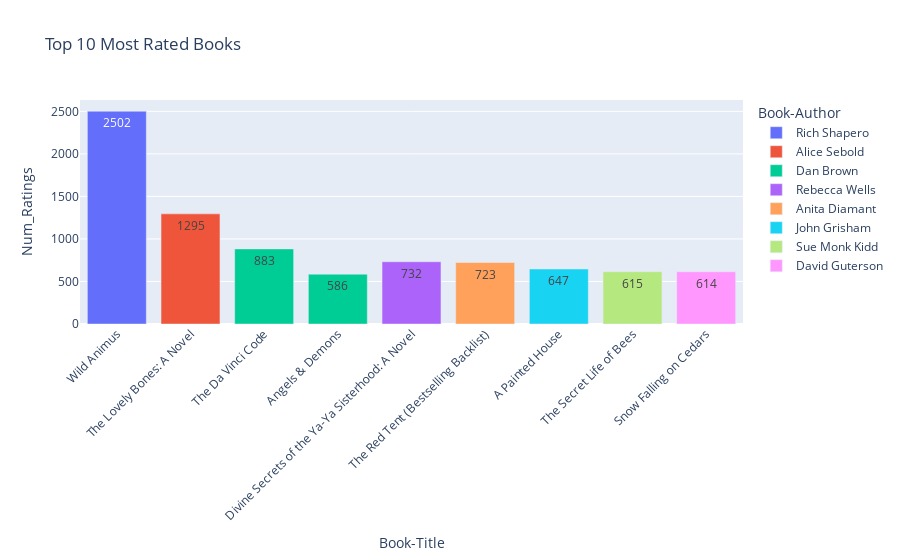

Notebook code for this chart:
### Code cell
import plotly.express as px

fig = px.bar(
    top_books,
    x="Book-Title",
    y="Num_Ratings",
    color="Book-Author",
    title="Top 10 Most Rated Books",
    text="Num_Ratings"
)

fig.update_layout(xaxis_tickangle=-45)
fig.show()

### Figure 1 — Plotly figure (JSON) as saved in the notebook; plotly's stock layout.template omitted (floating-point values rounded to 4 significant figures)
{"data": [{"alignmentgroup": "True", "hovertemplate": "Book-Author=Rich Shapero<br>Book-Title=%{x}<br>Num_Ratings=%{text}<extra></extra>", "legendgroup": "Rich Shapero", "marker": {"color": "#636efa", "pattern": {"shape": ""}}, "name": "Rich Shapero", "offsetgroup": "Rich Shapero", "orientation": "v", "showlegend": true, "text": [2502], "textposition": "auto", "type": "bar", "x": ["Wild Animus"], "xaxis": "x", "y": [2502], "yaxis": "y"}, {"alignmentgroup": "True", "hovertemplate": "Book-Author=Alice Sebold<br>Book-Title=%{x}<br>Num_Ratings=%{text}<extra></extra>", "legendgroup": "Alice Sebold", "marker": {"color": "#EF553B", "pattern": {"shape": ""}}, "name": "Alice Sebold", "offsetgroup": "Alice Sebold", "orientation": "v", "showlegend": true, "text": [1295], "textposition": "auto", "type": "bar", "x": ["The Lovely Bones: A Novel"], "xaxis": "x", "y": [1295], "yaxis": "y"}, {"alignmentgroup": "True", "hovertemplate": "Book-Author=Dan Brown<br>Book-Title=%{x}<br>Num_Ratings=%{text}<extra></extra>", "legendgroup": "Dan Brown", "marker": {"color": "#00cc96", "pattern": {"shape": ""}}, "name": "Dan Brown", "offsetgroup": "Dan Brown", "orientation": "v", "showlegend": true, "text": [883, 586], "textposition": "auto", "type": "bar", "x": ["The Da Vinci Code", "Angels &amp; Demons"], "xaxis": "x", "y": [883, 586], "yaxis": "y"}, {"alignmentgroup": "True", "hovertemplate": "Book-Author=Rebecca Wells<br>Book-Title=%{x}<br>Num_Ratings=%{text}<extra></extra>", "legendgroup": "Rebecca Wells", "marker": {"color": "#ab63fa", "pattern": {"shape": ""}}, "name": "Rebecca Wells", "offsetgroup": "Rebecca Wells", "orientation": "v", "showlegend": true, "text": [732], "textposition": "auto", "type": "bar", "x": ["Divine Secrets of the Ya-Ya Sisterhood: A Novel"], "xaxis": "x", "y": [732], "yaxis": "y"}, {"alignmentgroup": "True", "hovertemplate": "Book-Author=Anita Diamant<br>Book-Title=%{x}<br>Num_Ratings=%{text}<extra></extra>", "legendgroup": "Anita Diamant", "marker": {"color": "#FFA15A", "pattern": {"shape": ""}}, "name": "Anita Diamant", "offsetgroup": "Anita Diamant", "orientation": "v", "showlegend": true, "text": [723], "textposition": "auto", "type": "bar", "x": ["The Red Tent (Bestselling Backlist)"], "xaxis": "x", "y": [723], "yaxis": "y"}, {"alignmentgroup": "True", "hovertemplate": "Book-Author=John Grisham<br>Book-Title=%{x}<br>Num_Ratings=%{text}<extra></extra>", "legendgroup": "John Grisham", "marker": {"color": "#19d3f3", "pattern": {"shape": ""}}, "name": "John Grisham", "offsetgroup": "John Grisham", "orientation": "v", "showlegend": true, "text": [647], "textposition": "auto", "type": "bar", "x": ["A Painted House"], "xaxis": "x", "y": [647], "yaxis": "y"}, {"alignmentgroup": "True", "hovertemplate": "Book-Author=Sue Monk Kidd<br>Book-Title=%{x}<br>Num_Ratings=%{text}<extra></extra>", "legendgroup": "Sue Monk Kidd", "marker": {"color": "#B6E880", "pattern": {"shape": ""}}, "name": "Sue Monk Kidd", "offsetgroup": "Sue Monk Kidd", "orientation": "v", "showlegend": true, "text": [615], "textposition": "auto", "type": "bar", "x": ["The Secret Life of Bees"], "xaxis": "x", "y": [615], "yaxis": "y"}, {"alignmentgroup": "True", "hovertemplate": "Book-Author=David Guterson<br>Book-Title=%{x}<br>Num_Ratings=%{text}<extra></extra>", "legendgroup": "David Guterson", "marker": {"color": "#FF97FF", "pattern": {"shape": ""}}, "name": "David Guterson", "offsetgroup": "David Guterson", "orientation": "v", "showlegend": true, "text": [614], "textposition": "auto", "type": "bar", "x": ["Snow Falling on Cedars"], "xaxis": "x", "y": [614], "yaxis": "y"}], "layout": {"barmode": "relative", "legend": {"title": {"text": "Book-Author"}, "tracegroupgap": 0}, "title": {"text": "Top 10 Most Rated Books"}, "xaxis": {"anchor": "y", "domain": [0, 1], "tickangle": -45, "title": {"text": "Book-Title"}}, "yaxis": {"anchor": "x", "domain": [0, 1], "title": {"text": "Num_Ratings"}}}}
